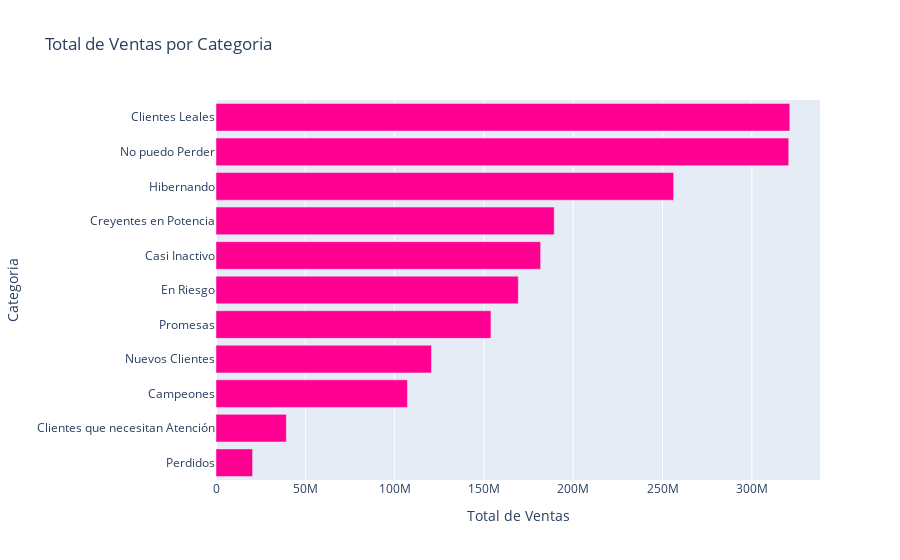

The notebook cell saved with this chart:
### Code cell
# Calculando la segmentación de acuerdo a las ventas obtenidas
# ==============================================================================

importe = df_rfm.groupby(['Categoria'],as_index=False)['Monetario'].sum()
importe.rename(columns={'Monetario':'Total de Ventas'}, inplace=True)
importe.sort_values(by='Total de Ventas', ascending=True, inplace=True)

fig = px.bar(importe,
             x="Total de Ventas",
             y="Categoria",
             title="Total de Ventas por Categoria",
             orientation='h',
            color_discrete_sequence=[
                  px.colors.qualitative.Light24[16]])

# Ajustar la altura del gráfico
fig.update_layout(height=800) # se puede cambiar 800 por el valor deseado

fig.show()

### Figure 1 — Plotly figure (JSON) as saved in the notebook; plotly's stock layout.template omitted (floating-point values rounded to 4 significant figures)
{"data": [{"alignmentgroup": "True", "hovertemplate": "Total de Ventas=%{x}<br>Categoria=%{y}<extra></extra>", "legendgroup": "", "marker": {"color": "#FF0092", "pattern": {"shape": ""}}, "name": "", "offsetgroup": "", "orientation": "h", "showlegend": false, "textposition": "auto", "type": "bar", "x": [20490000.0, 39380000.0, 107200000.0, 120600000.0, 153900000.0, 169200000.0, 181800000.0, 189400000.0, 256200000.0, 320600000.0, 321200000.0], "xaxis": "x", "y": ["Perdidos", "Clientes que necesitan Atención", "Campeones", "Nuevos Clientes", "Promesas", "En Riesgo", "Casi Inactivo", "Creyentes en Potencia", "Hibernando", "No puedo Perder", "Clientes Leales"], "yaxis": "y"}], "layout": {"autosize": true, "barmode": "relative", "legend": {"tracegroupgap": 0}, "title": {"text": "Total de Ventas por Categoria"}, "xaxis": {"anchor": "y", "autorange": true, "domain": [0, 1], "range": [0, 338100000.0], "title": {"text": "Total de Ventas"}, "type": "linear"}, "yaxis": {"anchor": "x", "autorange": true, "domain": [0, 1], "range": [-0.5, 10.5], "title": {"text": "Categoria"}, "type": "category"}}}
